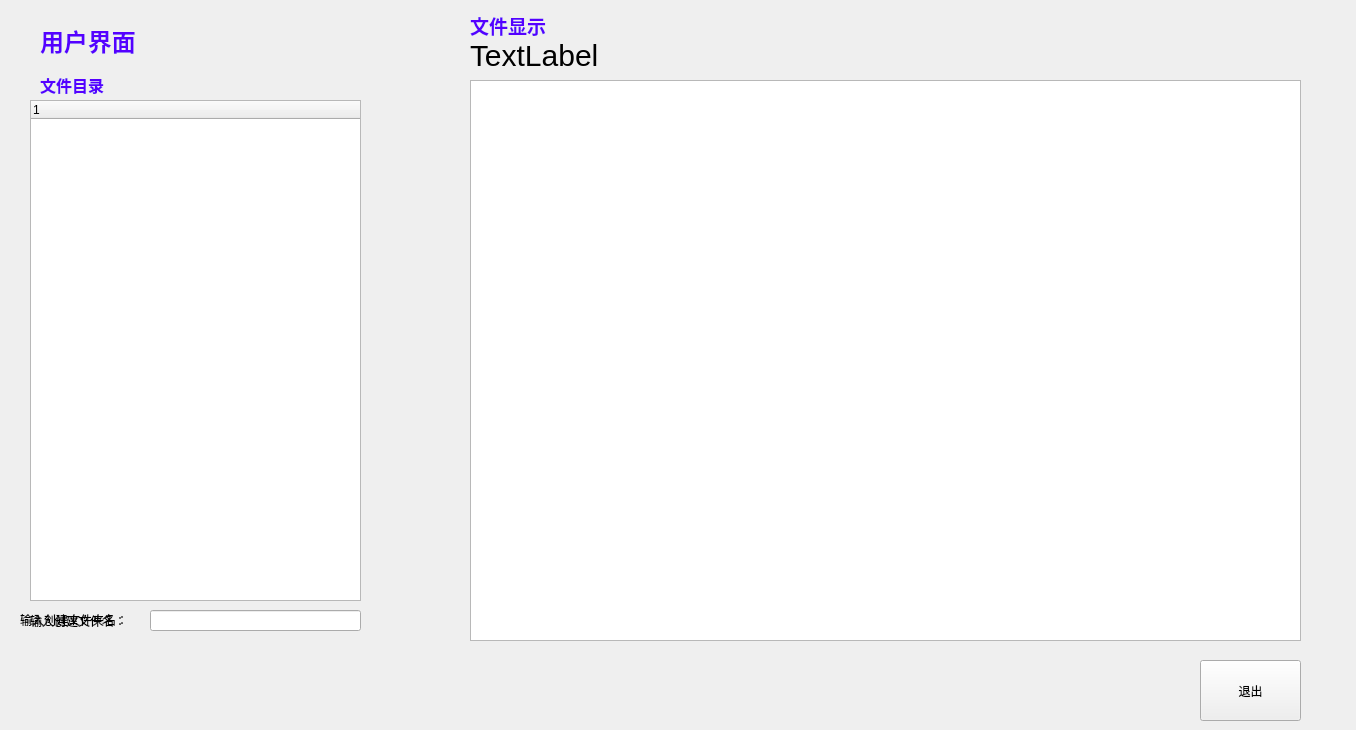
<?xml version="1.0" encoding="UTF-8"?>
<ui version="4.0">
 <class>User</class>
 <widget class="QWidget" name="User">
  <property name="geometry">
   <rect>
    <x>0</x>
    <y>0</y>
    <width>1356</width>
    <height>730</height>
   </rect>
  </property>
  <property name="windowTitle">
   <string>Form</string>
  </property>
  <widget class="QLabel" name="UserLabel">
   <property name="geometry">
    <rect>
     <x>40</x>
     <y>20</y>
     <width>131</width>
     <height>41</height>
    </rect>
   </property>
   <property name="text">
    <string>&lt;html&gt;&lt;head/&gt;&lt;body&gt;&lt;p&gt;&lt;span style=&quot; font-size:18pt; font-weight:600; color:#5500ff;&quot;&gt;用户界面&lt;/span&gt;&lt;/p&gt;&lt;/body&gt;&lt;/html&gt;</string>
   </property>
  </widget>
  <widget class="QLabel" name="fileLabel">
   <property name="geometry">
    <rect>
     <x>40</x>
     <y>70</y>
     <width>91</width>
     <height>31</height>
    </rect>
   </property>
   <property name="text">
    <string>&lt;html&gt;&lt;head/&gt;&lt;body&gt;&lt;p&gt;&lt;span style=&quot; font-size:12pt; font-weight:600; color:#5500ff;&quot;&gt;文件目录&lt;/span&gt;&lt;/p&gt;&lt;/body&gt;&lt;/html&gt;</string>
   </property>
  </widget>
  <widget class="QTreeWidget" name="CATALOGUE">
   <property name="geometry">
    <rect>
     <x>30</x>
     <y>100</y>
     <width>331</width>
     <height>501</height>
    </rect>
   </property>
   <column>
    <property name="text">
     <string notr="true">1</string>
    </property>
   </column>
  </widget>
  <widget class="QLabel" name="fname">
   <property name="geometry">
    <rect>
     <x>470</x>
     <y>40</y>
     <width>411</width>
     <height>31</height>
    </rect>
   </property>
   <property name="styleSheet">
    <string notr="true">font-size:30px;
color:rgbrgb(85, 0, 255)</string>
   </property>
   <property name="text">
    <string>TextLabel</string>
   </property>
  </widget>
  <widget class="QTextEdit" name="input">
   <property name="geometry">
    <rect>
     <x>470</x>
     <y>80</y>
     <width>831</width>
     <height>561</height>
    </rect>
   </property>
  </widget>
  <widget class="QLabel" name="label">
   <property name="geometry">
    <rect>
     <x>470</x>
     <y>10</y>
     <width>101</width>
     <height>31</height>
    </rect>
   </property>
   <property name="text">
    <string>&lt;html&gt;&lt;head/&gt;&lt;body&gt;&lt;p&gt;&lt;span style=&quot; font-size:14pt; font-weight:600; color:#5500ff;&quot;&gt;文件显示&lt;/span&gt;&lt;/p&gt;&lt;/body&gt;&lt;/html&gt;</string>
   </property>
  </widget>
  <widget class="QLabel" name="label_2">
   <property name="geometry">
    <rect>
     <x>30</x>
     <y>610</y>
     <width>121</width>
     <height>21</height>
    </rect>
   </property>
   <property name="text">
    <string>输入创建文件名：</string>
   </property>
  </widget>
  <widget class="QLineEdit" name="inputName">
   <property name="geometry">
    <rect>
     <x>150</x>
     <y>610</y>
     <width>211</width>
     <height>21</height>
    </rect>
   </property>
  </widget>
  <widget class="QLabel" name="label_3">
   <property name="geometry">
    <rect>
     <x>20</x>
     <y>610</y>
     <width>121</width>
     <height>21</height>
    </rect>
   </property>
   <property name="text">
    <string>&lt;html&gt;&lt;head/&gt;&lt;body&gt;&lt;p&gt;输入创建文件夹名：&lt;/p&gt;&lt;/body&gt;&lt;/html&gt;</string>
   </property>
  </widget>
  <widget class="QPushButton" name="exitButton">
   <property name="geometry">
    <rect>
     <x>1200</x>
     <y>660</y>
     <width>101</width>
     <height>61</height>
    </rect>
   </property>
   <property name="text">
    <string>退出</string>
   </property>
  </widget>
 </widget>
 <resources/>
 <connections/>
</ui>
